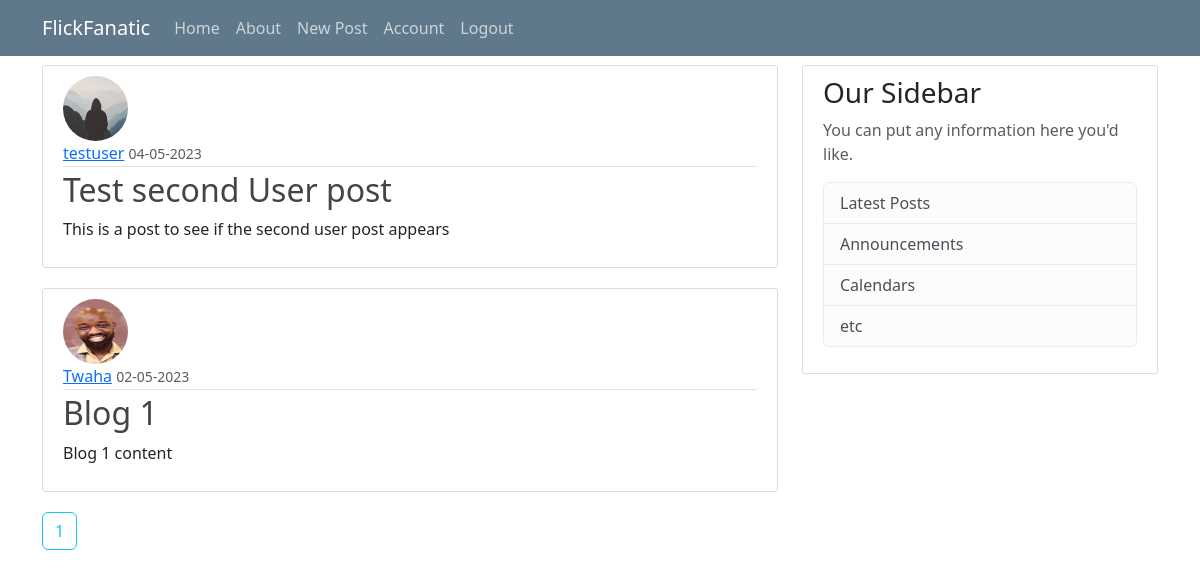
/home (signed in), run on the app's committed database.
### flickfanatic/models.py (models this page shows, shortened)
class Post(db.Model): #post model
    id = db.Column(db.Integer, primary_key=True) #unique id
    title = db.Column(db.String(100), nullable=False) #title
    date_posted = db.Column(db.DateTime, nullable=False, default=datetime.utcnow) #date posted
    content = db.Column(db.Text, nullable=False) #content
    user_id = db.Column(db.Integer, db.ForeignKey('user.id'), nullable=False) #user id

class User(db.Model, UserMixin): #user model
    id = db.Column(db.Integer, primary_key=True) #unique id
    username = db.Column(db.String(20), unique=True, nullable=False) #unique username
    email = db.Column(db.String(120), unique=True, nullable=False) #unique email
    image_file = db.Column(db.String(20), nullable=False, default='default.jpg') #profile picture
    password = db.Column(db.String(60), nullable=False) #hash password
    posts = db.relationship('Post', backref='author', lazy=True) #one to many relationship with posts

### flickfanatic/routes.py (the view)
@app.route("/")
@app.route("/home")
def home():
    page = request.args.get('page', 1, type=int)
    posts = Post.query.order_by(Post.date_posted.desc()).paginate(page=page, per_page=5)
    return render_template('home.html', posts=posts)

### flickfanatic/models.py (called while the page is built)
@login_manager.user_loader #load user by id
def load_user(user_id): #load user by id
    return User.query.get(int(user_id)) #get user by id

### flickfanatic/templates/home.html (shortened to what this page needs)
{% extends "base.html" %}
{% block content %}
    {% for post in posts.items %}
        <article class="media content-section">
            <img class="rounded-circle article-img" src="{{ url_for('static', filename='profile_pics/' + post.author.image_file) }}">
            <div class="media-body">
                <div class="article-metadata">
                    <a class="mr-2" href="#">{{ post.author.username }}</a>
                    <small class="text-muted">{{ post.date_posted.strftime('%d-%m-%Y') }}</small>
                </div>
                <h2><a class="article-title" href="{{ url_for('post', post_id=post.id) }}">{{ post.title }}</a></h2>
                <p class="article-content">{{ post.content }}</p>
            </div>
        </article>
    {% endfor %}
    {% for page_num in posts.iter_pages(left_edge=1, right_edge=1, left_current=1, right_current=2) %}
        {% if page_num %}
            {% if posts.page == page_num %}
                <a class="btn btn-outline-info mb-4" href="{{ url_for('home', page=page_num) }}">{{ page_num }}</a>
            {% else %}
                <a class="btn btn-outline-secondary mb-4" href="{{ url_for('home', page=page_num) }}">{{ page_num }}</a>
            {% endif %}
        {% else %}
            ...
        {% endif %}
    {% endfor %}
{% endblock %}

### flickfanatic/static/styles/style.css (style rules this page uses)
body { background: #fafafa; margin-top: 5rem; padding-top: 65px; }
h1,h2,h3,h4,h5,h6 { color: #444444; }
.content-section { background: #ffffff; padding: 10px 20px; border: 1px solid #dddddd; border-radius: 3px; margin-bottom: 20px; }
.article-title { color: #444444; text-decoration: none; }
.article-content { white-space: pre-line; }
.article-img { height: 65px; width: 65px; margin-right: 16px; }
.article-metadata { padding-bottom: 1px; margin-bottom: 4px; border-bottom: 1px solid #e3e3e3; }

### data on the page
Post: image_file (placeholder picture), author.username "testuser", date_posted "04-05-2023", title "Test second User post", content "This is a post to see if the second user post appears"
Post: image_file (picture), author.username "Twaha", date_posted "02-05-2023", title "Blog 1", content "Blog 1 content"

### other printed values
{{ page_num }} "1"
